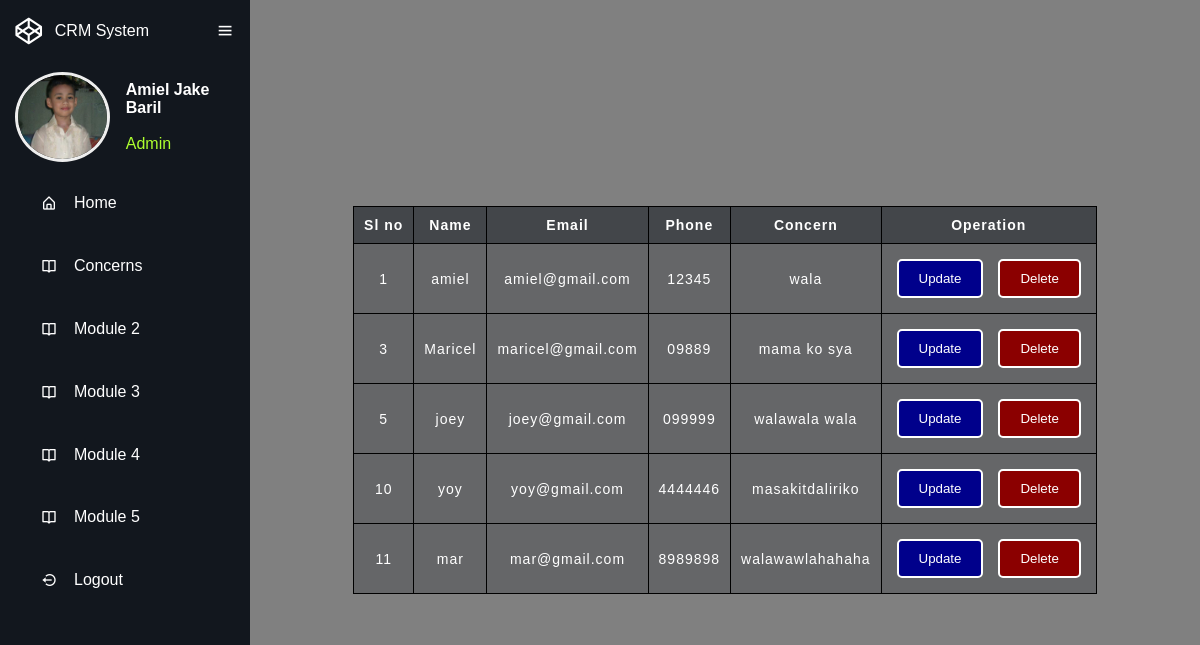
Screenshot of /display.php with the database file from the repository.
### tables this page shows
CREATE TABLE `crud` (
  `id` int(11) NOT NULL,
  `name` varchar(100) NOT NULL,
  `email` varchar(100) NOT NULL,
  `phone` varchar(20) NOT NULL,
  `concern` varchar(255) NOT NULL
);

### display.php (the view, shortened to what this page needs)
<?php
include 'connect.php';
?>
<!DOCTYPE html>
<html lang="en">
<head>
    <link href='https://unpkg.com/boxicons@2.1.4/css/boxicons.min.css' rel='stylesheet'>
    <link rel="stylesheet" href="stilo.css">
</head>
<body>
<div class="sidebar">
    <div class="top">
        <div class="logo">
            <i class='bx bxl-codepen' ></i>
            <span class="CRM">CRM System</span>
        </div>
        <i class='bx bx-menu' id="btn"></i>
    </div>
    <div class="user">
        <img src="jake.jpg" alt="me" class="jake">
        <div>
            <p class="bold">Amiel Jake Baril</p><br>
            <p class="admin">Admin</p>
        </div>
    </div>
    <ul>
        <li>
            <a href="admin.php">
            <i class='bx bx-home-alt' ></i>
                <span class="nav-items">Home</span>
            </a>
        </li>
        <li>
            <a href="module1.php">
                <i class='bx bx-book-open' ></i>
                <span class="nav-items">Concerns</span>
            </a>
        </li>
        <li>
            <a href="#" >
                <i class='bx bx-book-open' ></i>
                <span class="nav-items">Module 2</span>
            </a>
        </li>
        <li>
            <a href="#" >
                <i class='bx bx-book-open' ></i>
                <span class="nav-items">Module 3</span>
            </a>
        </li>
        <li>
            <a href="#" >
                <i class='bx bx-book-open' ></i>
                <span class="nav-items">Module 4</span>
            </a>
        </li>
        <li>
            <a href="#" >
                <i class='bx bx-book-open' ></i>
                <span class="nav-items">Module 5</span>
            </a>
        </li>
        <li>
            <a href="login.php">
                <i class='bx bx-log-out-circle' ></i>
                <span class="nav-items">Logout</span>
            </a>
        </li>
    </ul>
</div>
<div class="main-content">
    <div class="container" id="content">
        <table class="table">
            <thead>
                <tr>
                    <th scope="col">Sl no</th>
                    <th scope="col">Name</th>
                    <th scope="col">Email</th>
                    <th scope="col">Phone</th>
                    <th scope="col">Concern</th>
                    <th scope="col">Operation</th>
                </tr>
            </thead>
            <tbody>
            <?php
                $sql = "select * from `crud`";
                $result = mysqli_query($con, $sql);
                if($result) {
                    while($row = mysqli_fetch_assoc($result)) {
                        $id = $row['id'];
                        $name = $row['name'];
                        $email = $row['email'];
                        $phone = $row['phone'];
                        $concern = $row['concern'];
                        echo '<tr>
                            <td>' . $id . '</td>
                            <td>' . $name . '</td>
                            <td>' . $email . '</td>
                            <td>' . $phone . '</td>
                            <td>' . $concern . '</td>
                            <td>
                          <button class="btn-update"><a href="update.php?
                          updateid='.$id.'" style="color: white;text-decoration: none;">Update</a></button>
                          <button  class="btn-delete"><a href="delete.php?
                          deleteid='.$id.'"style="color: white;text-decoration: none;">Delete</a></button>
            </td>
                        </tr>';
                    }
                }
                ?>
</tbody>
</table>
    </div>
</div>
</body>
</html>

### stilo.css (style rules this page uses)
* { margin: 0; padding: 0; box-sizing: border-box; font-family: Arial, Helvetica, sans-serif; }
.jake { width: 50px; border-radius: 50%; border: 3px solid #eee; height: auto; transition: all 0.5s ease; }
.sidebar.active .jake { width: 95px; height: 90px; }
.sidebar { position: absolute; top: 0; left: 0; height: 100vh; width: 80px; background-color: #12171e; padding: 0.4rem 0.8rem; transition: all 0.5s ease; }
.sidebar.active ~ .main-content { left: 250px; width: calc(100% - 250px); }
.sidebar.active { width: 250px; }
.sidebar #btn { position: absolute; color: #fff; top: .4rem; left: 50%; font-size: 1.2rem; line-height: 50px; transform: translateX(-50%); cursor: pointer; }
.sidebar.active #btn { left: 90%; }
.sidebar .top .logo { color: #fff; display: flex; height: 50px; width: 100%; align-items: center; pointer-events: none; opacity: 0; }
.sidebar.active .top .logo { opacity: 1; }
.top .logo i { font-size: 2rem; margin-right: 10px; }
.CRM { animation: worm 4s infinite; }
.user { display: flex; align-items: center; margin: 1rem; margin-left: 2px; }
.user p { color: #fff; opacity: 1; margin-left: 1rem; }
.user p.admin { color: greenyellow; }
.bold { font-weight: 600; }
.sidebar p { opacity: 0; }
.sidebar.active p { opacity: 1; }
.sidebar ul li { position: relative; list-style-type: none; height: 50px; width: 90%; margin: 0.8rem auto; line-height: 50px; }
.sidebar ul li a { color: #fff; display: flex; align-items: center; text-decoration: none; border-bottom: 0.8rem solid transparent; }
.sidebar ul li a i { min-width: 50px; text-align: center; height: 50px; border-radius: 12px; line-height: 50px; }
.sidebar .nav-items { opacity: 0; }
.sidebar.active .nav-items { opacity: 1; }
.main-content { position: relative; background-color: #525252; min-height: 100vh; top: 0; left: 80px; transition: all 0.5s ease; width: calc(100% - 80px); padding: 1rem; }
.container { display: flex; justify-content: center; align-items: center; color: white; height: 100vh; }

### display.php (style rules this page uses)
.main-content { background-color: gray; padding: 20px; justify-content: center; align-items: center; display: flex; letter-spacing: 1px; font-weight: 300; font-size: 14px; }
.container { text-align: center; color: black; margin-top: -40px; display: flex; flex-direction: column; align-items: center; }
.table { width: 100%; margin-top: 20px; border-collapse: collapse; }
.table td { padding: 10px; border: 1px solid black; color: white; background-color:#12171e3e; }
.table th { background-color: #12171e8c; padding: 10px; border: 1px solid black; color: white; }
.btn-update { background-color: darkblue; color: white; text-decoration: none; padding: 10px 20px; border: solid white 2px; border-radius: 5px; display: inline-block; margin: 5px; }
.btn-delete { background-color: darkred; color: white; text-decoration: none; padding: 10px 20px; border: solid white 2px; border-radius: 5px; display: inline-block; margin: 5px; }

### rows the page displays
crud: id "1", name "amiel", email "amiel@gmail.com", phone "12345", concern "wala"
crud: id "3", name "Maricel", email "maricel@gmail.com", phone "09889", concern "mama ko sya"
crud: id "5", name "joey", email "joey@gmail.com", phone "099999", concern "walawala wala"
crud: id "10", name "yoy", email "yoy@gmail.com", phone "4444446", concern "masakitdaliriko"
crud: id "11", name "mar", email "mar@gmail.com", phone "8989898", concern "walawawlahahaha"
